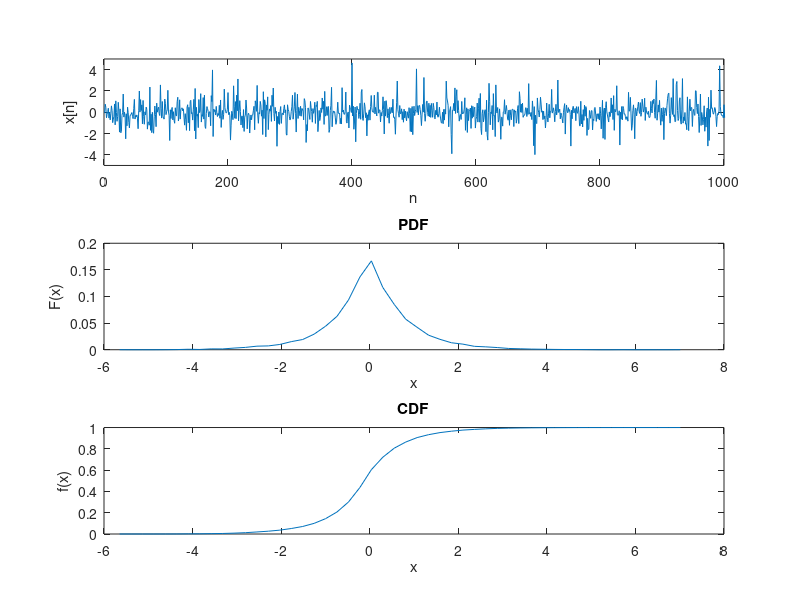

Recreate this plot in MATLAB.
clear all;
clc;
varx=1;
N=10000;
u=rand(1,N);
for i=1:N
	if u(i)>0.5
        x(1,i)=sqrt(varx)*(1/sqrt(2))*log(1/(2*(1-u(i))));
	else
        x(1,i)=sqrt(varx)*(1/sqrt(2))*log(2*u(i));
	end
end
subplot(3,1,1), plot(x), xlabel('n'), ylabel('x[n]');
axis([0 1000 -5 5]);
[n,elements]=hist(x,50);
PDF = n/N;
subplot(3,1,2), plot(elements,PDF),title('PDF'), xlabel('x'), ylabel('F(x)');
CDF(1) = PDF(1);
for i=2:length(elements)
	CDF(i) = CDF(i-1)+PDF(i);
end
subplot(3,1,3), plot(elements,CDF),title('CDF'), xlabel('x'), ylabel('f(x)');
 
